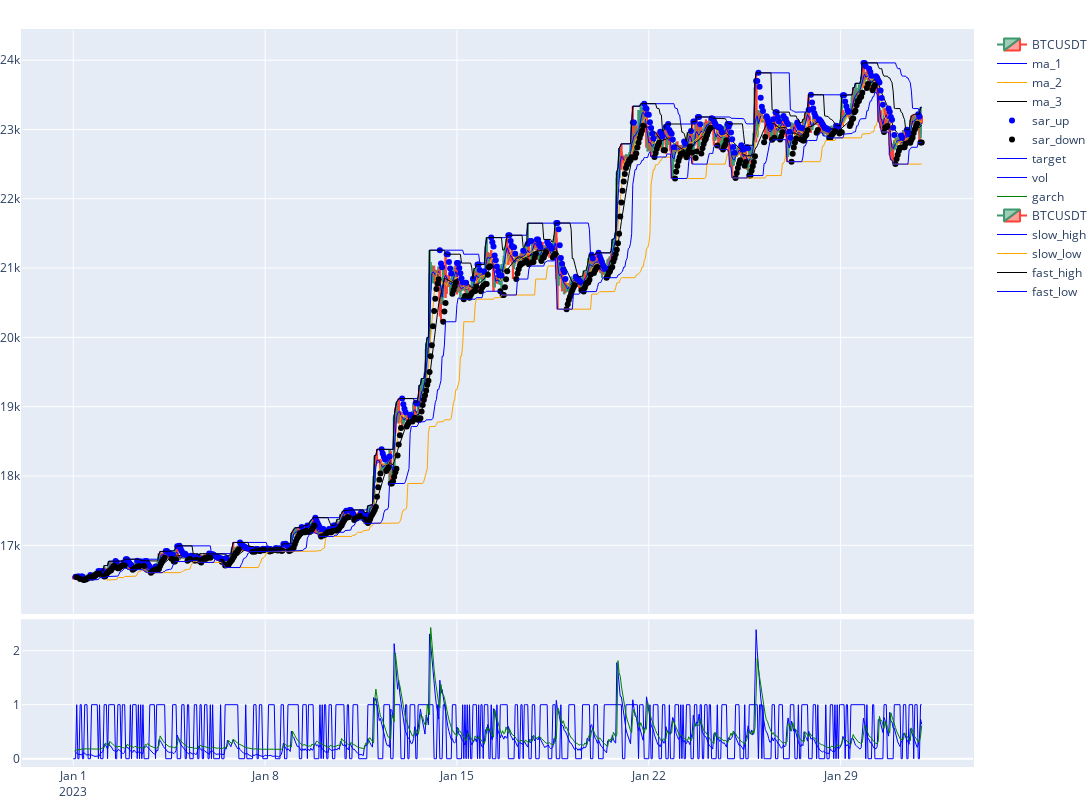

Source (notebook cell):
### Code cell
from utils.plot import *

#fig = make_subplots(rows = 2, cols = 1, shared_xaxes = True, row_heights = [0.8, 0.2], vertical_spacing = 0.01)
#shared_xaxes=True, row_heights=[0.6, 0.2, 0.2]
fig.add_trace(
    go.Candlestick(
        x = data.index , open = data.open, close = data.close,
        high = data.high, low = data.low, name = data.symbol[0],
        yaxis='y1'
    ),
    col = 1, row = 1
)


add_line(fig, x=data.index, y=data['slow_high'], name='slow_high', color='blue')
add_line(fig, x=data.index, y=data['slow_low'], name='slow_low', color='orange')
add_line(fig, x=data.index, y=data['fast_high'], name='fast_high', color='black')
add_line(fig, x=data.index, y=data['fast_low'], name='fast_low', color='blue')
#add_mark(fig, x=data.index, y=data['fast_low'], name='fast_low', color='blue')


fig.update_xaxes(rangeslider_visible = False , col =1, row =1)

fig.update_xaxes(showspikes=True)
fig.update_yaxes(showspikes=True)

#Fig = go.FigureWidget(fig)
fig.update_layout(height = 800 , width =1500,
                  margin=dict(
                        l=5, r=0, b=10, t=30,
                        pad=1
                    ),
                  showlegend=True,
                  )
fig.show()

### Figure 1 — Plotly figure (JSON) as saved in the notebook; plotly's stock layout.template omitted (floating-point values rounded to 4 significant figures; data arrays with more than 128 entries replaced by an {"elided": "..."} marker saying what was removed)
{"data": [{"close": {"elided": "744 float values"}, "high": {"elided": "744 float values"}, "low": {"elided": "744 float values"}, "name": "BTCUSDT", "open": {"elided": "744 float values"}, "type": "candlestick", "x": {"elided": "744 str values"}, "xaxis": "x", "yaxis": "y"}, {"line": {"color": "blue", "width": 1}, "name": "ma_1", "type": "scatter", "x": {"elided": "744 str values"}, "xaxis": "x", "y": {"elided": "744 float values"}, "yaxis": "y"}, {"line": {"color": "orange", "width": 1}, "name": "ma_2", "type": "scatter", "x": {"elided": "744 str values"}, "xaxis": "x", "y": {"elided": "744 float values"}, "yaxis": "y"}, {"line": {"color": "black", "width": 1}, "name": "ma_3", "type": "scatter", "x": {"elided": "744 str values"}, "xaxis": "x", "y": {"elided": "744 float values"}, "yaxis": "y"}, {"line": {"color": "blue", "width": 1}, "mode": "markers", "name": "sar_up", "type": "scatter", "x": {"elided": "744 str values"}, "xaxis": "x", "y": {"elided": "744 float values"}, "yaxis": "y"}, {"line": {"color": "black", "width": 1}, "mode": "markers", "name": "sar_down", "type": "scatter", "x": {"elided": "744 str values"}, "xaxis": "x", "y": {"elided": "744 float values"}, "yaxis": "y"}, {"line": {"color": "blue", "width": 1}, "name": "target", "type": "scatter", "x": {"elided": "744 str values"}, "xaxis": "x2", "y": {"elided": "744 int values"}, "yaxis": "y2"}, {"line": {"color": "blue", "width": 1}, "name": "vol", "type": "scatter", "x": {"elided": "744 str values"}, "xaxis": "x2", "y": {"elided": "744 float values"}, "yaxis": "y2"}, {"line": {"color": "green", "width": 1}, "name": "garch", "type": "scatter", "x": {"elided": "744 str values"}, "xaxis": "x2", "y": {"elided": "744 float values"}, "yaxis": "y2"}, {"close": {"elided": "744 float values"}, "high": {"elided": "744 float values"}, "low": {"elided": "744 float values"}, "name": "BTCUSDT", "open": {"elided": "744 float values"}, "type": "candlestick", "x": {"elided": "744 str values"}, "xaxis": "x", "yaxis": "y"}, {"line": {"color": "blue", "width": 1}, "name": "slow_high", "type": "scatter", "x": {"elided": "744 str values"}, "xaxis": "x", "y": {"elided": "744 float values"}, "yaxis": "y"}, {"line": {"color": "orange", "width": 1}, "name": "slow_low", "type": "scatter", "x": {"elided": "744 str values"}, "xaxis": "x", "y": {"elided": "744 float values"}, "yaxis": "y"}, {"line": {"color": "black", "width": 1}, "name": "fast_high", "type": "scatter", "x": {"elided": "744 str values"}, "xaxis": "x", "y": {"elided": "744 float values"}, "yaxis": "y"}, {"line": {"color": "blue", "width": 1}, "name": "fast_low", "type": "scatter", "x": {"elided": "744 str values"}, "xaxis": "x", "y": {"elided": "744 float values"}, "yaxis": "y"}], "layout": {"height": 800, "margin": {"b": 10, "l": 5, "pad": 1, "r": 0, "t": 30}, "showlegend": true, "width": 1500, "xaxis": {"anchor": "y", "domain": [0, 1], "matches": "x2", "rangeslider": {"visible": false}, "showspikes": true, "showticklabels": false}, "xaxis2": {"anchor": "y2", "domain": [0, 1], "showspikes": true}, "yaxis": {"anchor": "x", "domain": [0.208, 1], "showspikes": true}, "yaxis2": {"anchor": "x2", "domain": [0, 0.198], "showspikes": true}}}
